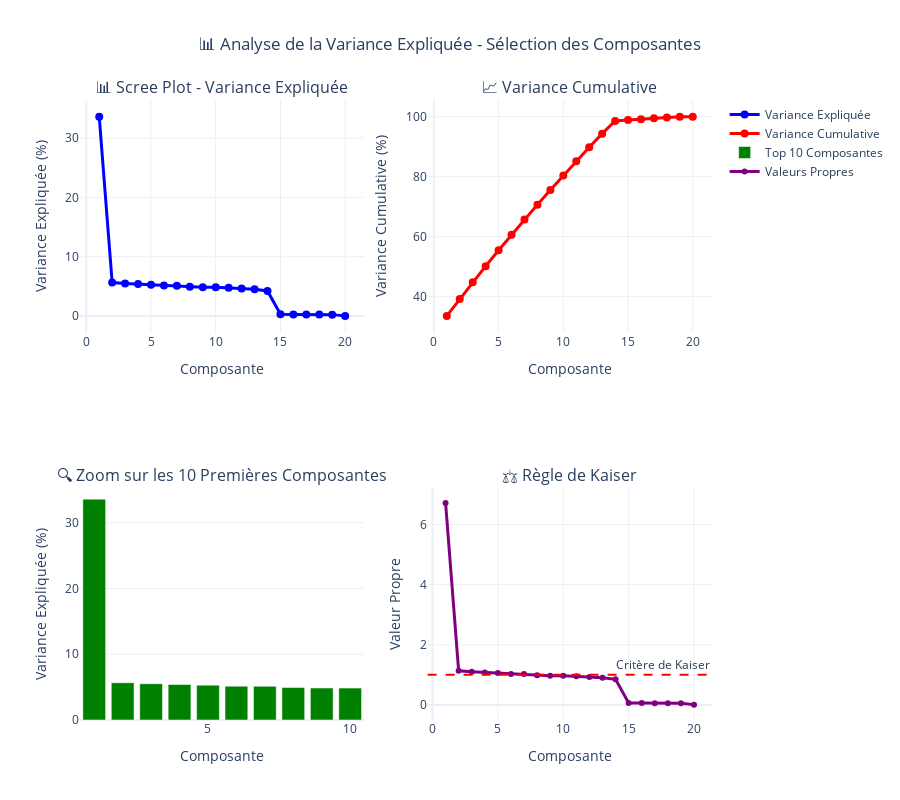

Notebook cell for this chart:
### Markdown cell above
## ⚙️ 5. Implémentation PCA et Analyse de Variance

### Application de PCA et Détermination du Nombre Optimal de Composantes

Cette section présente l'implémentation pratique de PCA avec l'analyse de la variance expliquée pour déterminer le nombre optimal de composantes principales.

### Code cell
# Simulation des données pour PCA (représentant notre dataset marketing)
np.random.seed(42)
n_samples, n_features = 2029, 20

# Génération de données corrélées simulant des variables marketing
X_marketing = np.random.randn(n_samples, n_features)

# Ajout de corrélations pour simuler le comportement réel
for i in range(1, 7):  # Variables de dépenses corrélées
    X_marketing[:, i] = X_marketing[:, 0] * 0.8 + np.random.randn(n_samples) * 0.2

# Standardisation des données
scaler = StandardScaler()
X_scaled = scaler.fit_transform(X_marketing)

# Application de PCA complète
pca = PCA()
X_pca = pca.fit_transform(X_scaled)

# Calcul des métriques
variance_expliquee = pca.explained_variance_ratio_
variance_cumulative = np.cumsum(variance_expliquee)

# Création du scree plot interactif
fig = make_subplots(
    rows=2, cols=2,
    subplot_titles=('📊 Scree Plot - Variance Expliquée', '📈 Variance Cumulative', 
                    '🔍 Zoom sur les 10 Premières Composantes', '⚖️ Règle de Kaiser'),
    specs=[[{"secondary_y": False}, {"secondary_y": False}],
           [{"secondary_y": False}, {"secondary_y": False}]]
)

# Scree plot
fig.add_trace(
    go.Scatter(x=list(range(1, len(variance_expliquee)+1)), y=variance_expliquee*100,
               mode='lines+markers', name='Variance Expliquée',
               line=dict(color='blue', width=3), marker=dict(size=8)),
    row=1, col=1
)

# Variance cumulative
fig.add_trace(
    go.Scatter(x=list(range(1, len(variance_cumulative)+1)), y=variance_cumulative*100,
               mode='lines+markers', name='Variance Cumulative',
               line=dict(color='red', width=3), marker=dict(size=8)),
    row=1, col=2
)

# Zoom sur les 10 premières
fig.add_trace(
    go.Bar(x=list(range(1, 11)), y=variance_expliquee[:10]*100,
           name='Top 10 Composantes', marker_color='green'),
    row=2, col=1
)

# Règle de Kaiser (eigenvalues)
eigenvalues = pca.explained_variance_
fig.add_trace(
    go.Scatter(x=list(range(1, len(eigenvalues)+1)), y=eigenvalues,
               mode='lines+markers', name='Valeurs Propres',
               line=dict(color='purple', width=3)),
    row=2, col=2
)

# Ligne de référence Kaiser (eigenvalue = 1)
fig.add_hline(y=1, line_dash="dash", line_color="red", 
              annotation_text="Critère de Kaiser", row=2, col=2)

# Mise en forme
fig.update_layout(
    title_text="📊 Analyse de la Variance Expliquée - Sélection des Composantes",
    title_x=0.5,
    height=800,
    showlegend=True
)

# Étiquettes des axes
fig.update_xaxes(title_text="Composante", row=1, col=1)
fig.update_yaxes(title_text="Variance Expliquée (%)", row=1, col=1)
fig.update_xaxes(title_text="Composante", row=1, col=2)
fig.update_yaxes(title_text="Variance Cumulative (%)", row=1, col=2)
fig.update_xaxes(title_text="Composante", row=2, col=1)
fig.update_yaxes(title_text="Variance Expliquée (%)", row=2, col=1)
fig.update_xaxes(title_text="Composante", row=2, col=2)
fig.update_yaxes(title_text="Valeur Propre", row=2, col=2)

fig.show()

# Analyse des résultats
print("🎲 ANALYSE DES COMPOSANTES PRINCIPALES")
print("=" * 60)
print(f"📊 Variance expliquée par PC1: {variance_expliquee[0]:.1%}")
print(f"📊 Variance expliquée par PC2: {variance_expliquee[1]:.1%}")
print(f"📊 Variance expliquée par PC3: {variance_expliquee[2]:.1%}")
print(f"📊 Variance cumulative PC1-PC3: {variance_cumulative[2]:.1%}")
print(f"📊 Variance cumulative PC1-PC7: {variance_cumulative[6]:.1%}")
print(f"\n🔍 Composantes avec eigenvalue > 1: {np.sum(eigenvalues > 1)}")
print(f"🎯 Choix optimal: 3 composantes pour {variance_cumulative[2]:.1%} de variance")

### Figure 1 — Plotly figure (JSON) as saved in the notebook; plotly's stock layout.template omitted (floating-point values rounded to 4 significant figures)
{"data": [{"line": {"color": "blue", "width": 3}, "marker": {"size": 8}, "mode": "lines+markers", "name": "Variance Expliquée", "type": "scatter", "x": [1, 2, 3, 4, 5, 6, 7, 8, 9, 10, 11, 12, 13, 14, 15, 16, 17, 18, 19, 20], "xaxis": "x", "y": [33.59, 5.659, 5.513, 5.394, 5.301, 5.147, 5.121, 4.942, 4.862, 4.851, 4.773, 4.647, 4.526, 4.242, 0.3076, 0.2912, 0.2784, 0.2645, 0.2516, 0.04175], "yaxis": "y"}, {"line": {"color": "red", "width": 3}, "marker": {"size": 8}, "mode": "lines+markers", "name": "Variance Cumulative", "type": "scatter", "x": [1, 2, 3, 4, 5, 6, 7, 8, 9, 10, 11, 12, 13, 14, 15, 16, 17, 18, 19, 20], "xaxis": "x2", "y": [33.59, 39.24, 44.76, 50.15, 55.45, 60.6, 65.72, 70.66, 75.53, 80.38, 85.15, 89.8, 94.32, 98.56, 98.87, 99.16, 99.44, 99.71, 99.96, 100.0], "yaxis": "y2"}, {"marker": {"color": "green"}, "name": "Top 10 Composantes", "type": "bar", "x": [1, 2, 3, 4, 5, 6, 7, 8, 9, 10], "xaxis": "x3", "y": [33.59, 5.659, 5.513, 5.394, 5.301, 5.147, 5.121, 4.942, 4.862, 4.851], "yaxis": "y3"}, {"line": {"color": "purple", "width": 3}, "mode": "lines+markers", "name": "Valeurs Propres", "type": "scatter", "x": [1, 2, 3, 4, 5, 6, 7, 8, 9, 10, 11, 12, 13, 14, 15, 16, 17, 18, 19, 20], "xaxis": "x4", "y": [6.72, 1.132, 1.103, 1.079, 1.061, 1.03, 1.025, 0.9889, 0.9729, 0.9707, 0.9551, 0.9298, 0.9057, 0.8487, 0.06156, 0.05827, 0.05571, 0.05292, 0.05035, 0.008353], "yaxis": "y4"}], "layout": {"annotations": [{"font": {"size": 16}, "showarrow": false, "text": "📊 Scree Plot - Variance Expliquée", "x": 0.225, "xanchor": "center", "xref": "paper", "y": 1, "yanchor": "bottom", "yref": "paper"}, {"font": {"size": 16}, "showarrow": false, "text": "📈 Variance Cumulative", "x": 0.775, "xanchor": "center", "xref": "paper", "y": 1, "yanchor": "bottom", "yref": "paper"}, {"font": {"size": 16}, "showarrow": false, "text": "🔍 Zoom sur les 10 Premières Composantes", "x": 0.225, "xanchor": "center", "xref": "paper", "y": 0.375, "yanchor": "bottom", "yref": "paper"}, {"font": {"size": 16}, "showarrow": false, "text": "⚖️ Règle de Kaiser", "x": 0.775, "xanchor": "center", "xref": "paper", "y": 0.375, "yanchor": "bottom", "yref": "paper"}, {"showarrow": false, "text": "Critère de Kaiser", "x": 1, "xanchor": "right", "xref": "x4 domain", "y": 1, "yanchor": "bottom", "yref": "y4"}], "height": 800, "shapes": [{"line": {"color": "red", "dash": "dash"}, "type": "line", "x0": 0, "x1": 1, "xref": "x4 domain", "y0": 1, "y1": 1, "yref": "y4"}], "showlegend": true, "title": {"text": "📊 Analyse de la Variance Expliquée - Sélection des Composantes", "x": 0.5}, "xaxis": {"anchor": "y", "domain": [0, 0.45], "title": {"text": "Composante"}}, "xaxis2": {"anchor": "y2", "domain": [0.55, 1], "title": {"text": "Composante"}}, "xaxis3": {"anchor": "y3", "domain": [0, 0.45], "title": {"text": "Composante"}}, "xaxis4": {"anchor": "y4", "domain": [0.55, 1], "title": {"text": "Composante"}}, "yaxis": {"anchor": "x", "domain": [0.625, 1], "title": {"text": "Variance Expliquée (%)"}}, "yaxis2": {"anchor": "x2", "domain": [0.625, 1], "title": {"text": "Variance Cumulative (%)"}}, "yaxis3": {"anchor": "x3", "domain": [0, 0.375], "title": {"text": "Variance Expliquée (%)"}}, "yaxis4": {"anchor": "x4", "domain": [0, 0.375], "title": {"text": "Valeur Propre"}}}}
